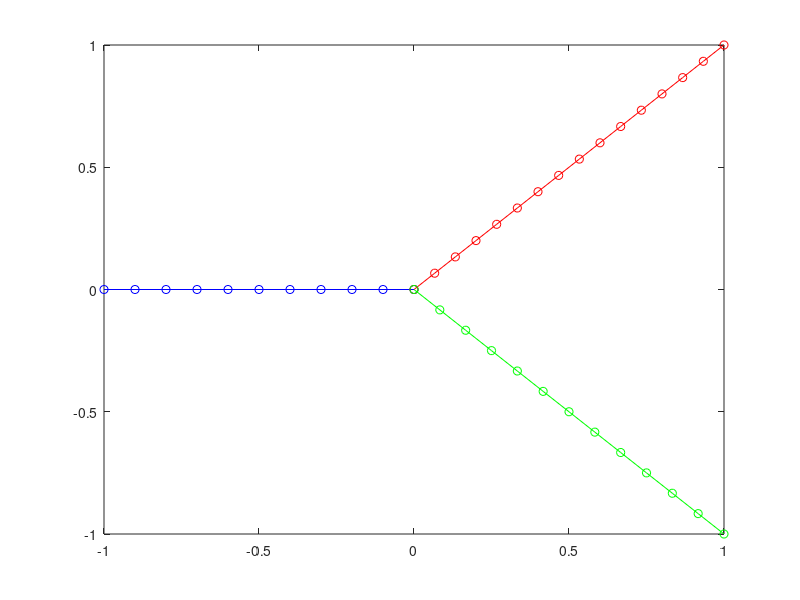
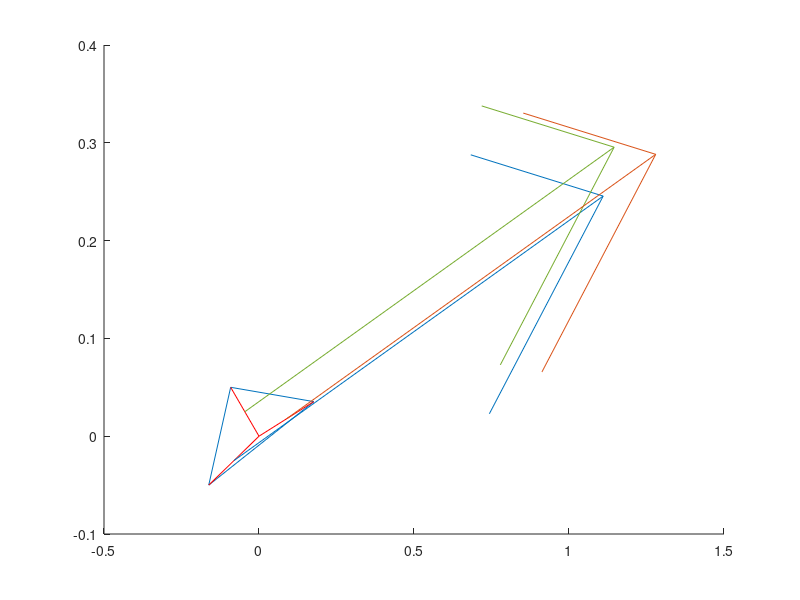
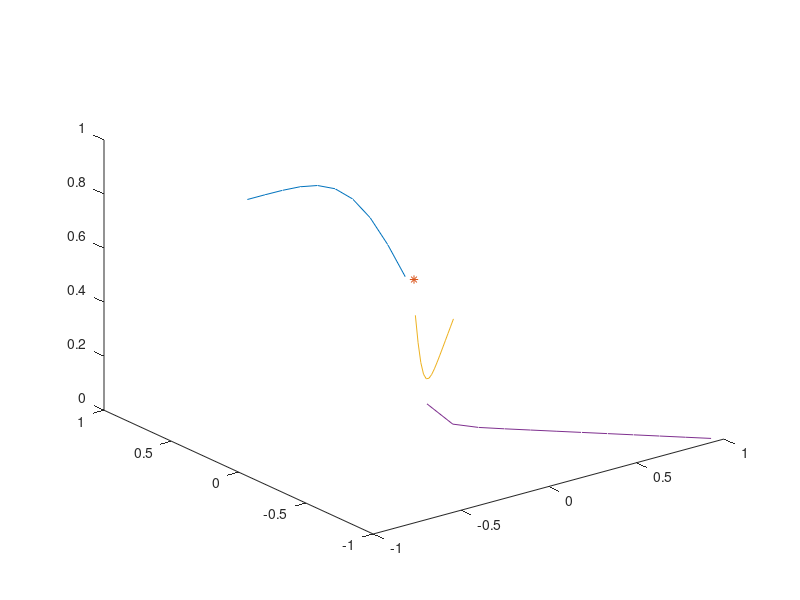
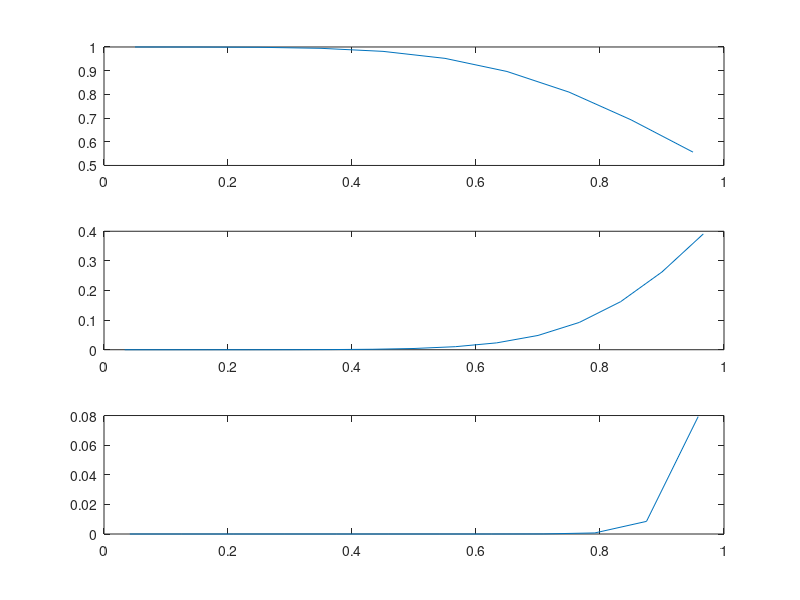

The MATLAB source for these figures, in order:
close all
clear all 
clc

%punto di incontro

b=[0 0];

%frattura 1
a1=[-1 0];                          % punto finale
N1=10;                              % numero suddivisioni
t1=[0:1/N1:1]';                     
x1=t1*(b(1)-a1(1)) + a1(1);         % mesh da -1 a 0, tipo mesh velocità
y1=t1*(b(2)-a1(2)) + a1(2);         
xx1=0.5*(x1(1:end-1)+x1(2:end));    % mesh da -1+h/2 a 0-h/2
yy1=0.5*(y1(1:end-1)+y1(2:end));
h1=1/N1*((a1(1)-b(1))^2 +(a1(2)-b(2))^2 )^0.5;  % lunghezza elemento mesh
tau1=[b(1)-a1(1), b(2)-a1(2)];      % tangente
n1=[-b(2)+a1(2), b(1)-a1(1)];       
n1=n1/(n1(1)^2+n1(2)^2)^0.5;        % normale
d1=0.1;                             % spessore
U1=1;                               % velocità

%frattura 2
a2=[1 1];
N2=15;
t2=[0:1/N2:1]';
x2=t2*(b(1)-a2(1)) + a2(1);
y2=t2*(b(2)-a2(2)) + a2(2);
xx2=0.5*(x2(1:end-1)+x2(2:end));
yy2=0.5*(y2(1:end-1)+y2(2:end));

h2=1/N2*((a2(1)-b(1))^2 +(a2(2)-b(2))^2 )^0.5;
tau2=[b(1)-a2(1), b(2)-a2(2)];
n2=[-b(2)+a2(2), b(1)-a2(1)];
n2=n2/(n2(1)^2+n2(2)^2)^0.5;
d2=0.2;
U2=-0.9;

%frattura 3
a3=[1 -1];
N3=12;
t3=[0:1/N3:1]';
x3=t3*(b(1)-a3(1)) + a3(1);
y3=t3*(b(2)-a3(2)) + a3(2);
xx3=0.5*(x3(1:end-1)+x3(2:end));
yy3=0.5*(y3(1:end-1)+y3(2:end));

h3=1/N3*((a3(1)-b(1))^2 +(a3(2)-b(2))^2 )^0.5;
tau3=[b(1)-a3(1), b(2)-a3(2)];
n3=[-b(2)+a3(2), b(1)-a3(1)];
n3=n3/(n3(1)^2+n3(2)^2)^0.5;
d3=0.3;
U3=-0.1;

figure(1)
plot(x1,y1,'bo-')
hold on
plot(x2,y2,'ro-')
plot(x3,y3,'go-')



figure(2)
%calcolo punti del triangolo
tt=[tau1(1) -tau3(1);tau1(2) -tau3(2)]\(a3' + n3'*d3/2-a1'+n1'*d1/2);
P1=tt(1)*tau1 + a1-n1*d1/2;

tt=[tau1(1) -tau2(1);tau1(2) -tau2(2)]\(a2' - n2'*d2/2-a1'-n1'*d1/2);
P2=tt(1)*tau1 + a1+n1*d1/2;
tt=[tau2(1) -tau3(1);tau2(2) -tau3(2)]\(a3' - n3'*d3/2-a2'-n2'*d2/2);
P3=tt(1)*tau2 + a2+n2*d2/2;
AA=norm(cross([P3-P2, 0], [P3-P1,0]))/2;        % area triangolo
AA1=norm(cross([b-P2, 0], [b-P1,0]))/2;
AA2=norm(cross([b-P2, 0], [b-P3,0]))/2;
AA3=norm(cross([b-P3, 0], [b-P1,0]))/2;


line([P1(1), P2(1)],[P1(2) P2(2)])
hold on
line([P1(1), P3(1)],[P1(2) P3(2)])
line([P3(1), P2(1)],[P3(2) P2(2)])

line([P1(1), b(1)],[P1(2) b(2)],'color','r')
line([P2(1), b(1)],[P2(2) b(2)],'color','r')
line([P3(1), b(1)],[P3(2) b(2)],'color','r')

PM1=(P1+b)/2;
PM2=(P2+b)/2;
PM3=(P3+b)/2;
Upm1=(-U1*(PM1-P3)-U2*(PM1-P1)-U3*(PM1-P2))/2/AA;
Nm1C=cross([b-P1,0], [0 0 1]);
Nm1C=Nm1C/norm(Nm1C);
Nm1B=cross(-[b-P2,0], [0 0 1]);
Nm1B=Nm1B/norm(Nm1B);

quiver(PM1(1), PM1(2),Upm1(1),Upm1(2),0.1)

Upm2=(-U1*(PM2-P3)-U2*(PM2-P1)-U3*(PM2-P2))/2/AA;
Nm2A=-Nm1B;
Nm2C=cross([P3-b,0], [0 0 1]);
Nm2C=Nm2C/norm(Nm2C);
quiver(PM2(1), PM2(2),Upm2(1),Upm2(2),0.1)
Upm3=(-U1*(PM3-P3)-U2*(PM3-P1)-U3*(PM3-P2))/2/AA;
Nm3A=-Nm1C;
Nm3B=-Nm2C;
quiver(PM3(1), PM3(2),Upm3(1),Upm3(2),0.1)



%------------------------fine della geometria-------------------------------

%------------------tempo-----------------------------------------

Nstep = 51; %50;
%dt=0.2*min([h1*d1,h2*d2,h3*d3]./abs([U1,U2,U3]))
dt=0.2*min([h1,h2,h3]./abs([U1,U2,U3]))

%--------------------cc--------------------

BC1=1;
BC2=1;
BC3=0; 


%---------condizioni iniziali---------------------------------

s1=zeros(length(x1)-1,Nstep);
s2=zeros(length(x2)-1,Nstep);
s3=zeros(length(x3)-1,Nstep);

sA=zeros(1,Nstep);  %confina con B attraverso PM2, con C attraverso PM1
sB=zeros(1,Nstep);  %confina con C attraverso PM3
sC=zeros(1,Nstep);


for tt=1:Nstep-1

   %la uno
   sL=BC1;%
   ff=[];
   for j=1:N1
       sR=s1(j,tt);
       [f]=U1*(sL*(U1>0)+sR*(U1<0));
       ff=[ff; f];  % aggiunge ogni volta un elemento
       sL=sR;
   end  
   sR=sA(tt);
   [f]=U1*(sL*(U1>0)+sR*(U1<0));
   ff=[ff; f];
   Fluxes=ff(2:end)-ff(1:end-1);
   s1(:,tt+1)=s1(:,tt)-Fluxes*dt/h1; %/d1;
     f1A=-f;

  
   %la due
   sL=BC2;%
   ff=[];
   for j=1:N2
       sR=s2(j,tt);
       [f]=U2*(sL*(U2>0)+sR*(U2<0));
       ff=[ff; f];
       sL=sR;
   end  
   sR=sA(tt);
   [f]=U2*(sL*(U2>0)+sR*(U2<0));
   ff=[ff; f];
   Fluxes=ff(2:end)-ff(1:end-1);
   s2(:,tt+1)=s2(:,tt)-Fluxes*dt/h2; %/d2;
     f2A=-f;
    %la tre
   sL=BC3;%
   ff=[];
   for j=1:N3
       sR=s3(j,tt);
       [f]=U3*(sL*(U3>0)+sR*(U3<0));
       ff=[ff; f];
       sL=sR;
   end  
   sR=sA(tt);
   [f]=U3*(sL*(U3>0)+sR*(U3<0));
   ff=[ff; f];
   Fluxes=ff(2:end)-ff(1:end-1);
   s3(:,tt+1)=s3(:,tt)-Fluxes*dt/h3; %/d3;
        f3A=-f;
     %bilancio su A
  
  fnet=f1A+f2A+f3A;
  sA(tt+1)=sA(tt)-dt*fnet/AA;

  

  
end

figure(3)
plot3(xx1,yy1,s1(:,end))
hold on
plot3(x1(end),y1(end),sA(end),'*')
%plot3(x2(end),y2(end),sB(end),'r*')
%plot3(x3(end),y3(end),sC(end),'g*')
plot3(xx2,yy2,s2(:,end))
plot3(xx3,yy3,s3(:,end))

sA(tt+1);

figure
subplot(3,1,1)
plot(0.5*(t1(2:end)+t1(1:end-1)), s1(:,end))
subplot(3,1,2)
plot(0.5*(t2(2:end)+t2(1:end-1)), s2(:,end))
subplot(3,1,3)
plot(0.5*(t3(2:end)+t3(1:end-1)), s3(:,end))
